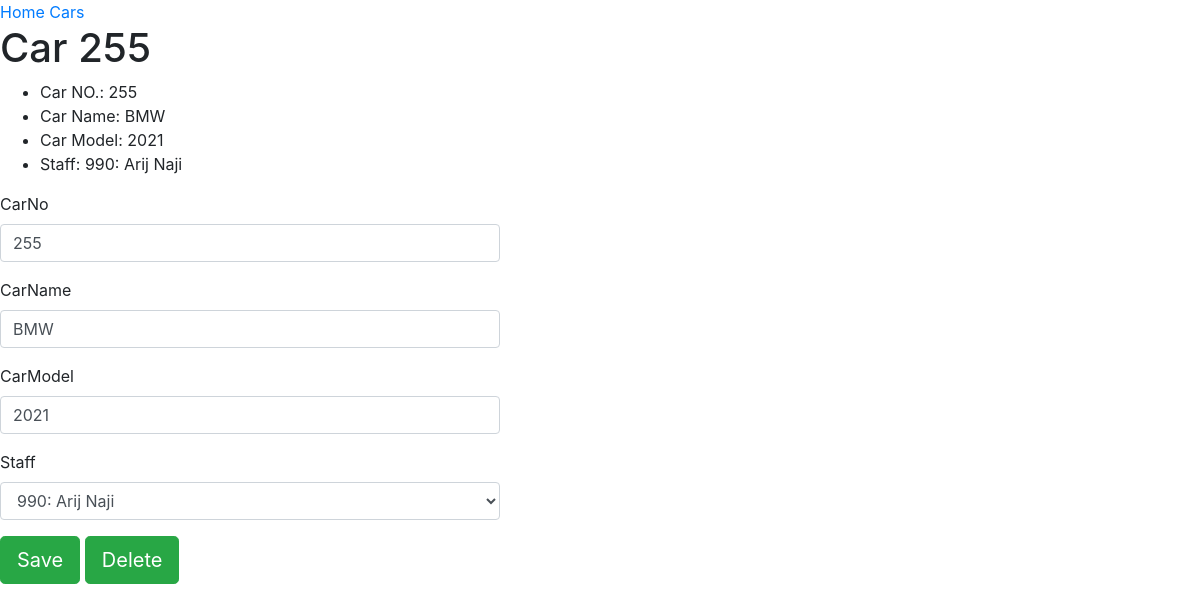
/webapp/cars/255/, run on the app's committed database.
### webapp/models.py (models this page shows, shortened)
class Car(models.Model):
    CarNo = models.IntegerField( null=False, primary_key=True)
    CarName = models.CharField(max_length=30, null=False)
    CarModel = models.IntegerField( null=False)
    staff = models.ForeignKey(Staff, on_delete=CASCADE, related_name="carstaff")

class Staff(models.Model):
    StaffID = models.IntegerField(null=False, primary_key=True)
    first_name = models.CharField(max_length=20, null=False)
    last_name = models.CharField(max_length=20, null=False)
    PhoneNo = models.IntegerField(null=False)
    def __str__(self):
        return f"{self.StaffID}: {self.first_name} {self.last_name}"

### webapp/views.py (the view, shortened to what this page needs)
# urls.py: path("cars/<int:pk>/", views.CarDetails.as_view(), name="cardetails"),
class CarDetails(APIView):
    renderer_classes = [TemplateHTMLRenderer]
    template_name = "webapp/car.html"
    def get(self, request, pk):
        car = get_object_or_404(Car, pk = pk)
        serializer = CarSerializer(car)
        return Response({
            "serializer": serializer,
            "car": car
        })

### webapp/templates/webapp/car.html (shortened to what this page needs)
{% extends "webapp/layout.html" %}
{% load rest_framework %}
{% block body %}
    <a href="{% url 'mainpage' %} ">Home</a>
    <a href="{% url 'cars' %}">Cars</a>
    <h1>Car {{ car.CarNo }}</h1>
    <ul>
        <li>Car NO.: {{ car.CarNo }} </li>
        <li>Car Name: {{ car.CarName }} </li>
        <li>Car Model: {{ car.CarModel }} </li>
        <li>Staff: {{ car.staff }} </li>
    </ul>
    <form action="{% url 'cardetails' car.pk %}" method="POST" class="form-group" style="width: 500px; ">
        {% render_form serializer %}
        <p>
            <input type="submit" value="Save" class="btn btn-lg btn-success">
            <a class="btn btn-lg btn-success" href="{% url 'cardelete' car.pk %}" role="button" style="position: relative;">Delete</a>
        </p>
    </form>
{% endblock %}

### data on the page
Car: CarNo "255", CarName "BMW", CarModel "2021", staff "990: Arij Naji"
